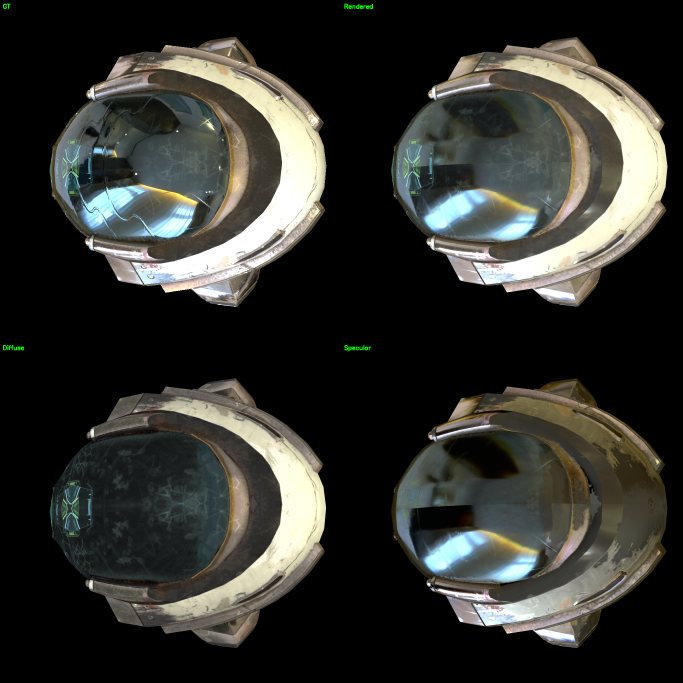
#> input picture resource/helmet_pbr_compare_0.png, 2048 x 2048 px (shown at 1/3 size)
$ python -i gen_ab_compare_images.py   (imports and definitions only)
#> lines starting #> are read from the running program, lines starting #| are printed output that depends on the picture
"""Generate AB comparison images and PSNR stats for a scene report.

Inputs (already produced):
    app/resource/{scene}_no_normal_ab/
        gt_rendered_cam{0,50,100,150}.png      (1024x1024, GT Rendered panel)
        gt_diffuse_cam{...}.png                 (1024x1024, GT Diffuse panel)
        gt_specular_cam{...}.png                (1024x1024, GT Specular panel)
        web_cam{...}.png                        (Web viewport screenshot, final)
        diffuse_web_cam{...}.png                (Web diffuse debug channel)
        specular_web_cam{...}.png               (Web specular debug channel)

Outputs:
    compare_final_cam{...}.png     (left=GT Rendered, right=Web final, side by side)
    compare_diffuse_cam{...}.png
    compare_specular_cam{...}.png
    psnr.txt                       (per-cam final PSNR + summary)

Note: Web screenshots are viewport-sized (not 1024x1024). We center-crop
the largest square from the viewport, then resize to GT panel size for
visual side-by-side and PSNR. GT panels are gamma-encoded (pow(1/2.2))
while Web channels are linear values, so direct PSNR is approximate;
visual side-by-side is the primary signal.
"""
import argparse
from pathlib import Path

import numpy as np
from PIL import Image

CAMS = [0, 50, 100, 150]
CHANNELS = [
    # (channel_name, gt_panel_filename_prefix, web_filename_prefix, apply_gamma_to_web)
    # GT panels are pow(1/2.2) encoded. Web final (rgb) is also sRGB-encoded by Three.js,
    # so no extra gamma. Web diffuse/specular debug outputs are linear; we apply pow(1/2.2)
    # for visual side-by-side only (NOT for PSNR — PSNR uses raw web values).
    ('final',    'gt_rendered',  'web',         False),
    ('diffuse',  'gt_diffuse',   'diffuse_web', True),
    ('specular', 'gt_specular',  'specular_web', True),
]


def center_crop_square(img: np.ndarray) -> np.ndarray:
    h, w = img.shape[:2]
    s = min(h, w)
    y0 = (h - s) // 2
    x0 = (w - s) // 2
    return img[y0:y0 + s, x0:x0 + s]


def resize(img: np.ndarray, size: int) -> np.ndarray:
    resample = getattr(Image, 'Resampling', getattr(Image, 'LANCZOS', 1))
    resample = getattr(resample, 'LANCZOS', resample)
    return np.array(Image.fromarray(img).resize((size, size), resample))


def apply_gamma(img: np.ndarray) -> np.ndarray:
    """Apply pow(1/2.2) for visual matching to GT panels."""
    f = img.astype(np.float32) / 255.0
    f = np.clip(f, 0, 1) ** (1.0 / 2.2)
    return (f * 255).astype(np.uint8)


def psnr(a: np.ndarray, b: np.ndarray) -> float:
    diff = a.astype(np.float32) - b.astype(np.float32)
    mse = (diff ** 2).mean()
    return float('inf') if mse == 0 else float(10 * np.log10(255 ** 2 / mse))


def process(scene: str, out_dir: Path) -> None:
    psnr_lines = []
    for cam in CAMS:
        for ch_name, gt_prefix, web_prefix, gamma in CHANNELS:
            gt_path = out_dir / f'{gt_prefix}_cam{cam}.png'
            web_path = out_dir / f'{web_prefix}_cam{cam}.png'
            if not gt_path.exists() or not web_path.exists():
                print(f'  skip cam{cam} {ch_name}: missing {gt_path.name} or {web_path.name}')
                continue
            gt = np.array(Image.open(gt_path).convert('RGB'))
            web_raw = np.array(Image.open(web_path).convert('RGB'))
            # Center-crop square + resize to GT size
            web_crop = center_crop_square(web_raw)
            web = resize(web_crop, gt.shape[0])
            # Visual gamma adjust for side-by-side
            web_vis = apply_gamma(web) if gamma else web
            # Stack side by side
            side = np.concatenate([gt, web_vis], axis=1)
            Image.fromarray(side).save(out_dir / f'compare_{ch_name}_cam{cam}.png')
            # PSNR on overlap (non-black in both)
            if ch_name == 'final':
                web_fg = web.max(axis=2) > 30
                gt_fg = gt.max(axis=2) > 30
                both = web_fg & gt_fg
                if both.sum() > 0:
                    p = psnr(web[both], gt[both])
                    psnr_lines.append(f'cam{cam}: PSNR(overlap)={p:.2f} dB, '
                                       f'overlap={both.mean()*100:.1f}%')
                    print(f'  cam{cam} final: PSNR={p:.2f} dB overlap={both.mean()*100:.1f}%')
    if psnr_lines:
        (out_dir / 'psnr.txt').write_text('\n'.join(psnr_lines) + '\n', encoding='utf-8')
        print(f'wrote {out_dir / "psnr.txt"}')


def main() -> None:
    ap = argparse.ArgumentParser()
    ap.add_argument('--scene', required=True, choices=['piano', 'helmet'])
    args = ap.parse_args()
    out_dir = Path(f'app/resource/{args.scene}_no_normal_ab')
    print(f'=== {args.scene} ===')
    process(args.scene, out_dir)


# [2 lines not run here, left out]

>>> import cv2
>>> picture = cv2.imread('../resource/helmet_pbr_compare_0.png', cv2.IMREAD_GRAYSCALE)
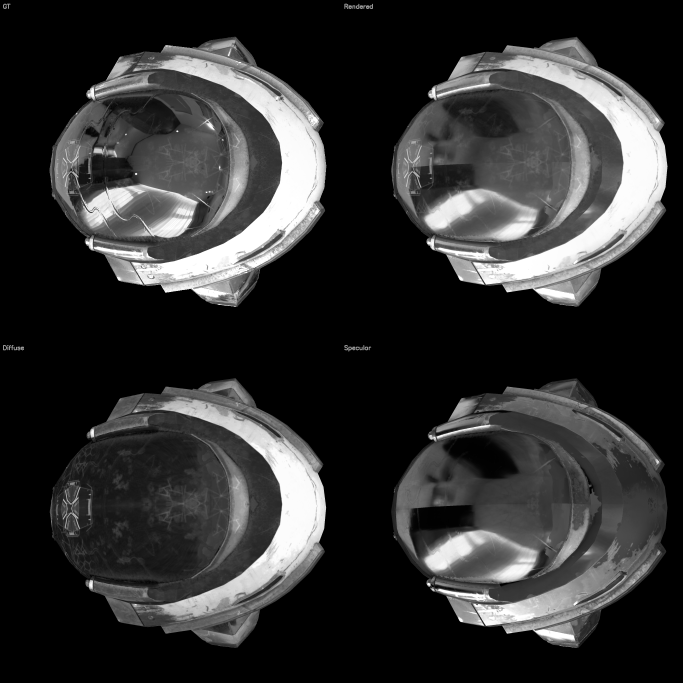
#> picture: shape (2048, 2048) (shown at 1/3 size); min 0, max 255, mean 49.5
>>> result = process(picture, 'out.png')
#> (the run stopped early here; a loop or call above may not have finished)

$ run again, on resource/helmet_pbr_env_map.png
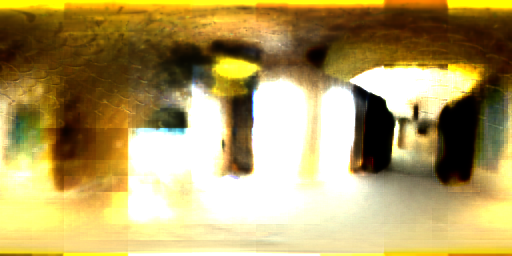
#> input picture resource/helmet_pbr_env_map.png, 512 x 256 px
#> `picture = cv2.imread('../resource/helmet_pbr_compare_0.png', cv2.IMREA..`:
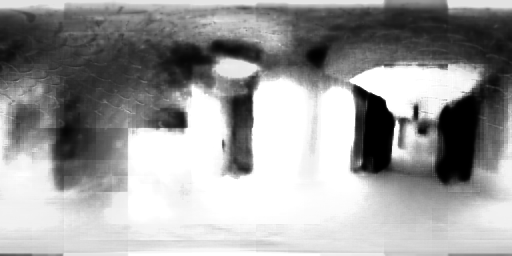
#> picture: shape (256, 512); min 0, max 255, mean 156.5
